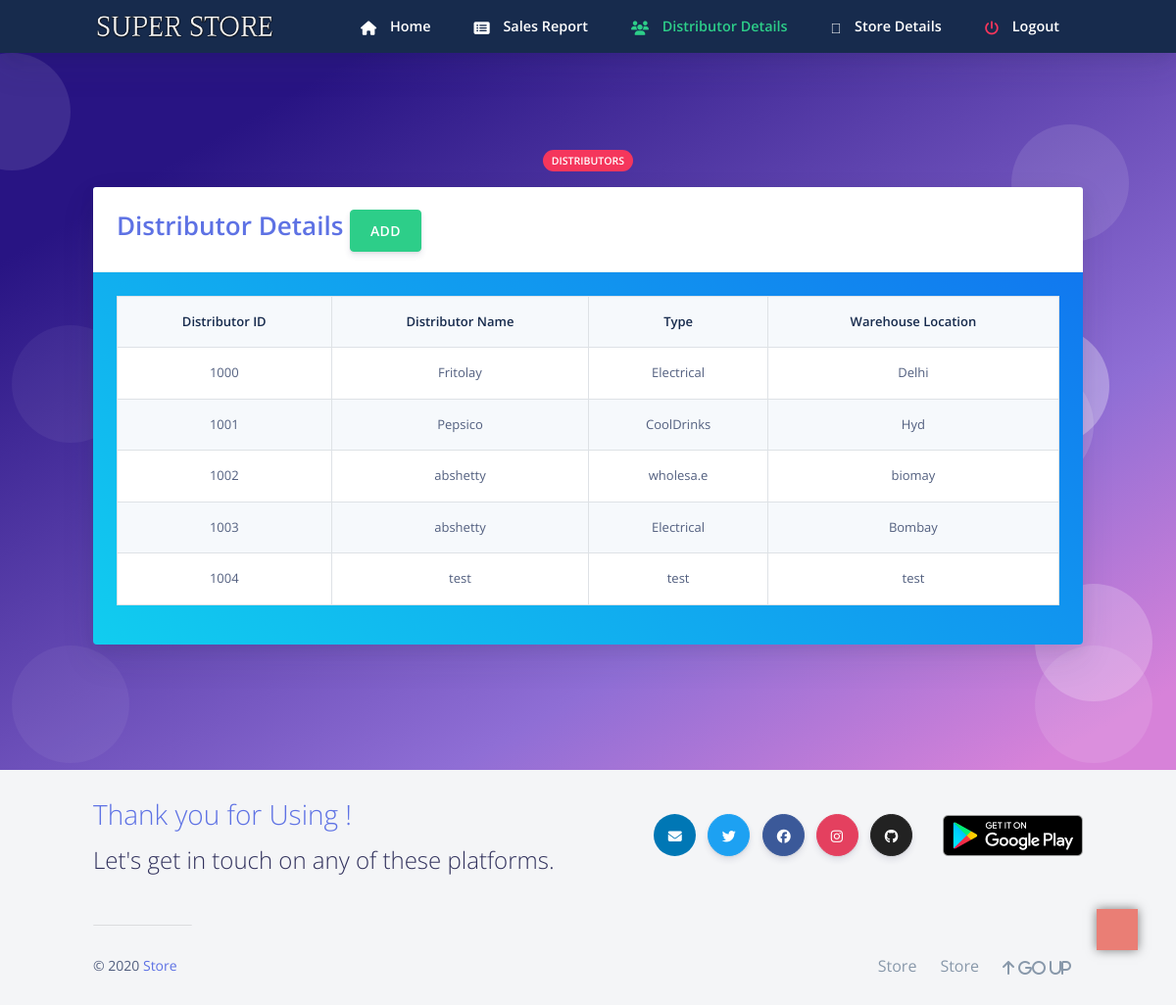
The page /admin/distd.php (signed in) on the database as committed earlier.
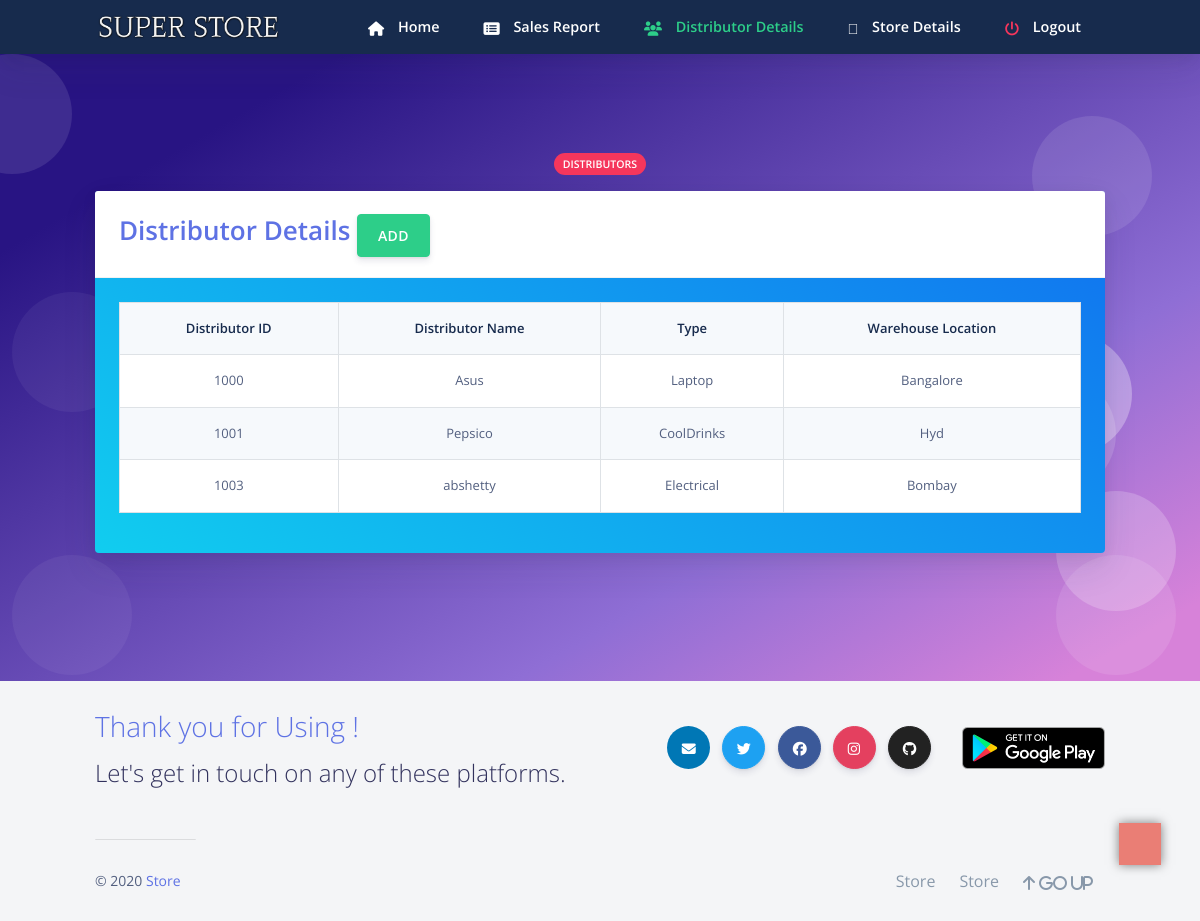
The same page on the database as committed later.
### tables this page shows
CREATE TABLE `dstbr` (
  `DID` int(11) NOT NULL,
  `DNAME` varchar(20) NOT NULL,
  `DPASS` varchar(20) NOT NULL DEFAULT 'admin',
  `DTYPE` varchar(20) NOT NULL,
  `DLOC` varchar(30) NOT NULL
);

### admin/distd.php (the view, shortened to what this page needs)
<?php
include('session1.php');
?>
<!DOCTYPE html>
<html>
<head>
	<link rel="stylesheet" href="https://stackpath.bootstrapcdn.com/bootstrap/4.3.1/css/bootstrap.min.css"
>
	<link rel="stylesheet" href="https://pro.fontawesome.com/releases/v5.10.0/css/all.css"
/>
	<link rel="stylesheet" href=" https://cdnjs.cloudflare.com/ajax/libs/bootstrap-social/5.1.1/bootstrap-social.min.css "/>
  <link href="https://use.fontawesome.com/releases/v5.0.6/css/all.css" rel="stylesheet">
  <link href="../assets/css/nucleo-icons.css" rel="stylesheet" />
  <link href="../assets/css/nucleo-svg.css" rel="stylesheet" />
  <link rel="stylesheet" href="../assets/css/creativetim.min.css" type="text/css">
</head>
  <body class="bg-white" id="top">
    <nav
      id="navbar-main"
      class="
        navbar navbar-main navbar-expand-lg
        bg-default
        navbar-light
        position-sticky
        top-0
        shadow
        py-0
      "
    >
      <div class="container">
        <ul class="navbar-nav navbar-nav-hover align-items-lg-center">
          <li class="nav-item dropdown">
            <a href="../index.php" class="navbar-brand mr-lg-5 text-white">
                               <img src="../assets/img/nav.png" />
            </a>
          </li>
        </ul>
        <div class="navbar-collapse collapse bg-default" id="navbar_global">
          <ul class="navbar-nav align-items-lg-center ml-auto">
		  	 <li class="nav-item">
              <a href="dhome.php" class="nav-link">
                <span class="text-white nav-link-inner--text font-weight-bold"
                  ><i class="text-white fas fa-home"></i> Home</span
                >
              </a>
            </li>
		   <li class="nav-item">
              <a href="sales.php" class="nav-link">
                <span class="text-white nav-link-inner--text font-weight-bold"
                  ><i class="text-white fas fa-list-alt"></i> Sales Report</span
                >
              </a>
            </li>
			 <li class="nav-item">
              <a href="distd.php" class="nav-link">
                <span class="text-success nav-link-inner--text font-weight-bold"
                  ><i class="text-success fas fa-users"></i> Distributor Details</span
                >
              </a>
            </li>
			<li class="nav-item">
              <a href="stored.php" class="nav-link">
                <span class="text-white nav-link-inner--text font-weight-bold"
                  ><i class="text-white fad fa-store-alt"></i> Store Details</span
                >
              </a>
            </li>
		   <li class="nav-item">
              <a href="logout1.php" class="nav-link">
                <span class="text-white nav-link-inner--text font-weight-bold"
                  ><i class="text-danger fas fa-power-off"></i> Logout</span
                >
              </a>
            </li>
          </ul>
        </div>
      </div>
    </nav>
  <section class="section section-shaped section-lg">
    <div class="shape shape-style-1 shape-primary">
      <span></span>
      <span></span>
      <span></span>
      <span></span>
      <span></span>
      <span></span>
      <span></span>
      <span></span>
      <span></span>
      <span></span>
    </div>
<div class="container ">
    	 <div class="row">
          <div class="col-md-8 mx-auto text-center">
            <span class="badge badge-danger badge-pill mb-3">Distributors</span>
          </div>
        </div>
          <div class="row row-content">
            <div class="col-md-12 mb-3">
				<div class="card text-white bg-gradient-info mb-3">
				  <div class="card-header">
				  <span class=" text-primary display-4" > Distributor Details  </span>
					 <button class=" btn btn-success pull-right" data-toggle="modal" data-target="#dist">
                        ADD
                      </button>
				  </div>
				  <div class="card-body text-white">
					 <table class="table table-striped table-hover table-bordered bg-gradient-white text-center">
						<tr class="font-weight-bold text-default">
						  <th>Distributor ID</th>
						  <th>Distributor Name</th>
						  <th>Type</th>
						  <th>Warehouse Location</th>
						</tr>
						<?php
					  $order59 ="SELECT * FROM dstbr order by DID";
					  $food9 = mysqli_query($conn, $order59);
					  while($oss55 = mysqli_fetch_assoc($food9))
					  {echo '<tr ><td>'. $oss55["DID"]."</td><td>". $oss55["DNAME"] . "</td><td>". $oss55["DTYPE"]. "</td><td>".$oss55["DLOC"]."</td></tr>";
					  }
				?>
				  </table>
				  </div>
				</div>
            </div>
          </div>
        </div>
</section>
    <?php require("../footer.php");?>
</body>
</html>

Rows that differ between the two databases and show on the page:
removed dstbr: DID "1002", DNAME "abshetty", DTYPE "wholesa.e", DLOC "biomay"
removed dstbr: DID "1004", DNAME "test", DTYPE "test", DLOC "test"
changed dstbr id 1000: DNAME "Fritolay" → "Asus"; DTYPE "Electrical" → "Laptop"; DLOC "Delhi" → "Bangalore"
